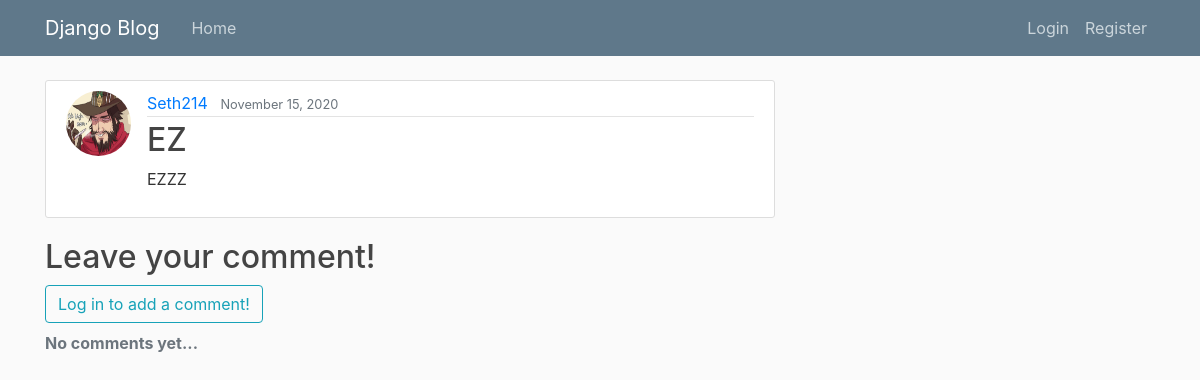
The page /post/8/ on the database its author committed.
### blog/models.py (models this page shows, shortened)
class Post(models.Model):
    title = models.CharField(max_length = 100)
    content = models.TextField()
    date_posted = models.DateTimeField(default=timezone.now)
    author = models.ForeignKey(User, on_delete = models.CASCADE)

### users/models.py (models this page shows, shortened)
class Profile(models.Model):
    user = models.OneToOneField(User, on_delete=models.CASCADE)
    image = models.ImageField(default='default.jpg', upload_to='profile_pics')

### blog/views.py (the view, shortened to what this page needs)
# urls.py: path('post/<int:pk>/', PostDetailView.as_view(), name='post-detail'),
class PostDetailView(DetailView):
    model = Post
    def get_context_data(self, **kwargs):
        data = super().get_context_data(**kwargs)
        comments_connected = Comment.objects.filter(
            blogpost_connected=self.get_object()).order_by('-date_posted')
        data['comments'] = comments_connected
        if self.request.user.is_authenticated:
            data['comment_form'] = NewCommentForm(instance=self.request.user)
        return data

### blog/templates/blog/post_detail.html (shortened to what this page needs)
{% extends "blog/base.html" %}
{% load crispy_forms_tags %}
{% block content %}
    <article class="media content-section">
    <img class="rounded-circle article-img" src="{{ object.author.profile.image.url }}" >
    <div class="media-body">
        <div class="article-metadata">
        <a class="mr-2" href="{% url 'user-posts' object.author.username %}">{{ object.author }}</a>
        <small class="text-muted">{{ object.date_posted|date:"F d, Y" }}</small>
       </div>
        <h2 class="article-title">{{ object.title }}</h2>
        <p class="article-content">{{ object.content }}</p>
    </div>
    </article>
    <h2 class="mb-2">Leave your comment!</h2>
    <div id="comments_section">
    {% if user.is_authenticated %}
    <form method="POST">
        {% csrf_token %}
        <div class="form-group">
        {{ comment_form|crispy }}
        <button class="btn btn-info" type="submit">Add comment <i class="fas fa-comments"></i></button>
        </div>
    </form>
    {% else %}
    <a class="btn btn-outline-info mb-2" href="{% url 'login' %}?next={{request.path}}">Log in to add a comment!</a><br>
    {% endif %}
    {% if comments %}
    <strong class="text-secondary">{{ object.number_of_comments }} Comment{{ object.number_of_comments|pluralize }}</strong>
    <hr>
    <ul>
        {% for comment in comments %}
        <li>
        <div>
            <span>
            <a class="mr-2" href="{% url 'user-posts' comment.author.username %}">{{ comment.author }}</a>
            <small class="text-muted">{{ comment.date_posted }}</small>
            {% if comment.author == user %}
                <a class="btn btn-secondary btn-sm mt-1 mb-1" href="{% url 'comment-update' comment.id %}">Update</a>
                <a class="btn btn-danger btn-sm mt-1 mb-1" href="{% url 'comment-delete' comment.id %}">Delete</a>
            {% endif %}
            </span>
            <p>
            {{ comment.content|safe }}
            </p>
        </div>
        </li>
        {% endfor %}
    </ul>
    {% else %}
        <strong class="text-secondary">No comments yet...</strong>
    {% endif %}
    </div>
{% endblock content %}

### blog/static/blog/main.css (style rules this page uses)
body { background: #fafafa; color: #333333; margin-top: 5rem; }
h1, h2, h3, h4, h5, h6 { color: #444444; }
.content-section { background: #ffffff; padding: 10px 20px; border: 1px solid #dddddd; border-radius: 3px; margin-bottom: 20px; }
.article-title { color: #444444; }
.article-content { white-space: pre-line; }
.article-img { height: 65px; width: 65px; margin-right: 16px; }
.article-metadata { padding-bottom: 1px; margin-bottom: 4px; border-bottom: 1px solid #e3e3e3 }

### rows shown on the page
Post: author.profile.image (picture), author "Seth214", date_posted "November 15, 2020", title "EZ", content "EZZZ"
